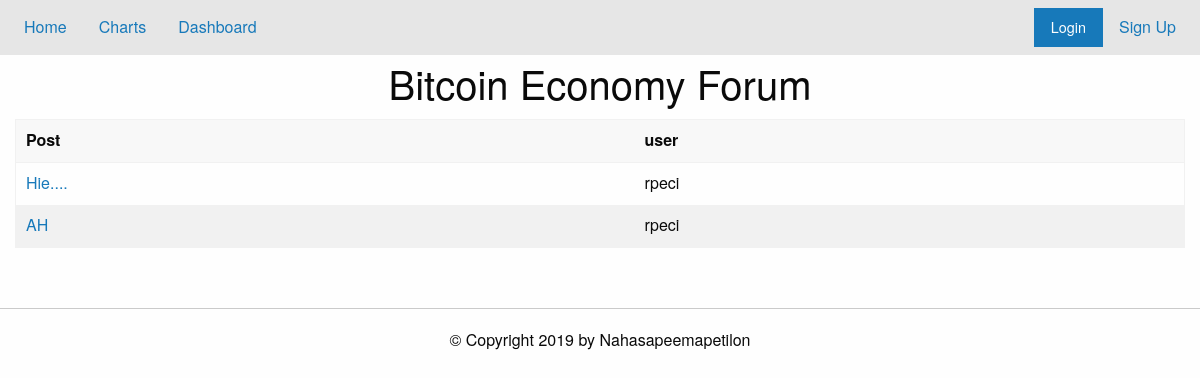
/forum?topics=btc_economy, run on an earlier commit of the app's database.
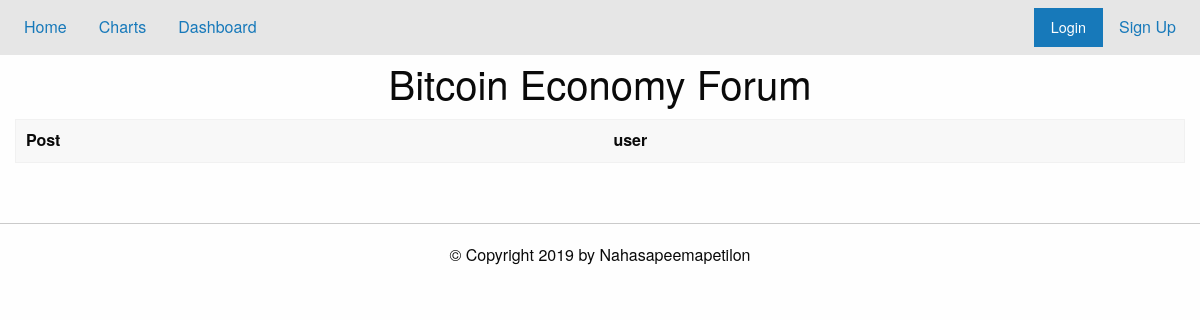
And on a later commit of the database.
### tables this page shows
CREATE TABLE threads (threadID INT PRIMARY KEY, topic TEXT, post TEXT, user TEXT);

### app.py (the view)
@app.route("/forum", methods=['POST', 'GET'])
def load_forum():
    db = sqlite3.connect('./data/base.db')
    c = db.cursor()
    topic = request.args.get('topics')
    if topic not in goodTopics.keys():
        flash('Oops, this topic is not yet available')
        return redirect('/')
    threads= dbEditor.viewTopic(c, topic)
    print (threads)
    db.close()
    englishtopic=goodTopics[topic]
    return render_template('forum.html', notLoggedIn=noUser(),topic=englishtopic, idtopic=topic, threads= threads)

### app.py (called while the page is built)
def noUser():
    return 'username' not in session.keys()

### util/dbEditor.py (called while the page is built)
def viewTopic(cursor,topi):
    l = list(cursor.execute("SELECT threadID,user,post FROM threads WHERE topic = ?;",(topi,)))
    return l

### templates/forum.html (shortened to what this page needs)
{% extends "home.html" %}
{% block content %}
<h2 class="text-center"> {{topic}} Forum </h2>
<div class="grid-container">
{% set msgs = get_flashed_messages() %}
<table class="hover">
  <thead><tr>
      <th> Post </th><th> user </th>
  </tr></thead>
  <tbody>
    {% for thread in threads %}
    <tr>
      <td><a href="/thread?id={{thread[0]}}">{{ thread[2] }}</a></td>
      <td>{{thread[1]}}</td>
    </tr>
    {% endfor %}
  </tbody>
</table>
</div>
{% endblock %}

### templates/home.html (shortened to what this page needs)
{% extends "layout.html" %}
{% block pageTop %}
<div class="top-bar">
  <div class="top-bar-left"><ul class="menu">
      <li><a href="/">Home</a></li>
      <li><a href="/chart">Charts</a></li>
	  <li><a href="/coins">Dashboard</a><li>
  </ul></div>
  <div class="top-bar-right"><ul class="menu">
      {% if notLoggedIn %}
      <li><button class="button" type="button" data-toggle="example-dropdown">Login</button>
      </li>
      <li><a href="/register_page"> Sign Up</a></li>
      {% else %}
      <li> <a href="/profile"> Profile</a></li>
      <li> <a href="/logout"> LogOut </a></li>
      {% endif %}
  </ul></div>
</div>
{% endblock %}

### templates/layout.html (shortened to what this page needs)
<!DOCTYPE html>
<html lang="en" >
  <head>
    <link rel="stylesheet" href="https://cdn.jsdelivr.net/npm/foundation-sites@6.5.1/dist/css/foundation.min.css">
    <link rel="stylesheet" href="https://cdnjs.cloudflare.com/ajax/libs/foundation/6.0.1/css/foundation.css">
  </head>
  <body>
    {% block pageTop %}{% endblock %}
    {% block content %}{% endblock %}
    <br><hr>
    <div id="footer" class="grid-container">
      <div class="grid-x grid-padding-x">
	<div class="cell">
      {% block footer %}
      <h6 class="text-center"> &copy; Copyright 2019 by Nahasapeemapetilon</h6>
      {% endblock %}
	</div>
      </div>
    </div>
  </body>
</html>

What changed in the data, as far as the page shows it:
removed threads: post "Hie....", user "rpeci"
removed threads: post "AH", user "rpeci"
